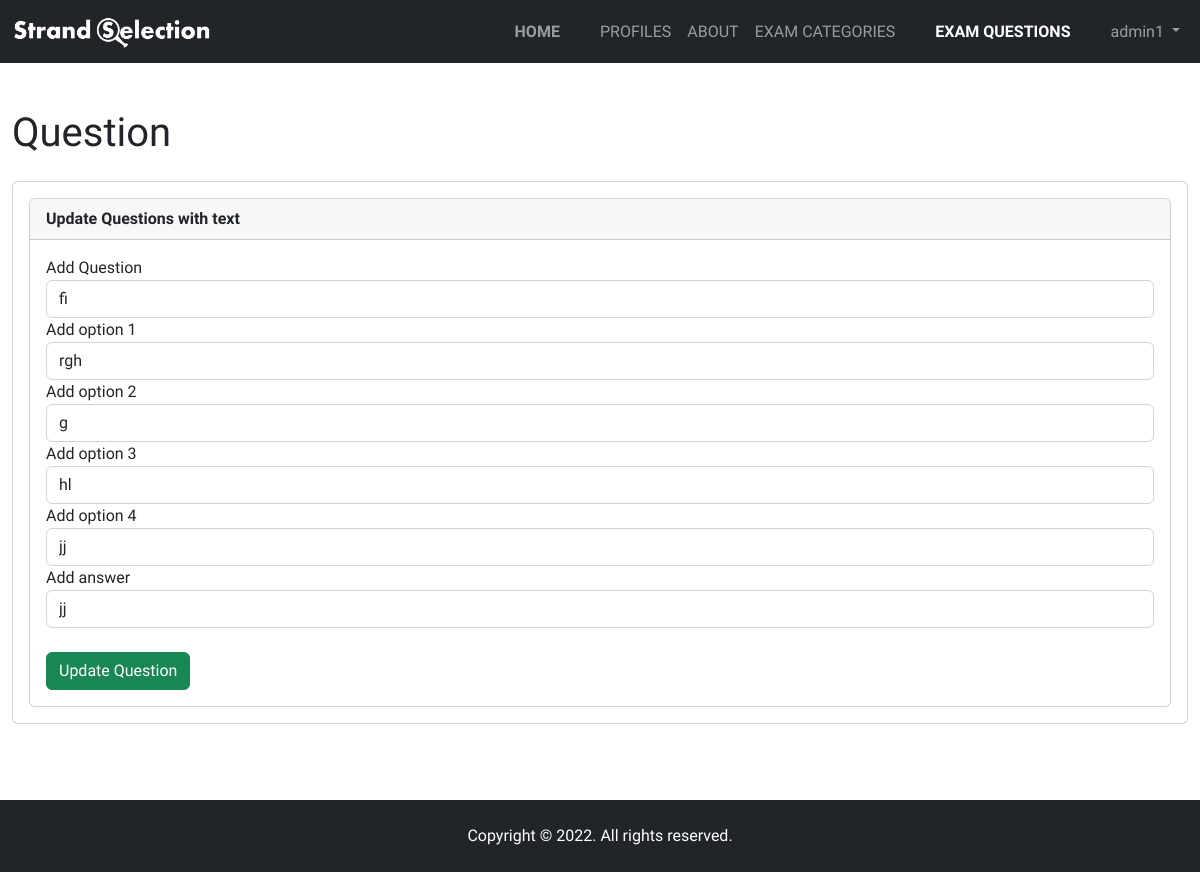
Screenshot of /Admin/edit_option.php?id=1&id1=4 (signed in) with the database file from the repository.
### tables this page shows
CREATE TABLE `questions` (
  `id` int(11) NOT NULL,
  `question_no` varchar(10) NOT NULL,
  `question` varchar(500) NOT NULL,
  `opt1` varchar(100) NOT NULL,
  `opt2` varchar(100) NOT NULL,
  `opt3` varchar(100) NOT NULL,
  `opt4` varchar(100) NOT NULL,
  `answer` varchar(100) NOT NULL,
  `category` varchar(100) NOT NULL
);

### Admin/edit_option.php (the view, shortened to what this page needs)
<!doctype html>
<html lang="en">
<head>
    <link href="https://cdn.jsdelivr.net/npm/bootstrap@5.2.2/dist/css/bootstrap.min.css" rel="stylesheet">
    <link rel="stylesheet" href="custom_css.css">
</head>
<body>
    <nav class="navbar navbar-expand-md fixed-top navbar-dark bg-dark">
        <div class="container-fluid">
            <a class="navbar-brand" href="#">
                <img src="./images/SystemBrandWhiteVer2.png" alt="Logo" width="200" height="34" class="d-inline-block align-text-top">
            </a>
            <div class="collapse navbar-collapse justify-content-end" id="navbarCollapse">
                <ul class="navbar-nav">
                    <li class="nav-item px-4 fw-bold">
                        <a class="nav-link" href="home.php">HOME</a>
                    </li>
                    <li class="nav-item">
                        <a class="nav-link" href="profiles.php">PROFILES</a>
                    </li>
                    <li class="nav-item">
                        <a class="nav-link" href="about.php">ABOUT</a>
                    </li>
                    <li class="nav-item">
                        <a class="nav-link" href="exam_category.php">EXAM CATEGORIES</a>
                    </li>
                    <li class="nav-item px-4 fw-bold">
                        <a class="nav-link active" aria-current="page" href="add_edit_exam_questions.php">EXAM QUESTIONS</a>
                    </li>
					<li class="nav-item dropdown">
						<a class="nav-link dropdown-toggle" href="#" role="button" data-bs-toggle="dropdown" aria-expanded="false">
							<?php echo $_SESSION['admin']; ?>
						</a>
					</li>
                </ul>
            </div>
        </div>
    </nav>
    <section class="d-flex flex-column justify-content-center align-items-center py-5">
        <div class="row" style="width:100%">
            <div class="breadcrumbs">
                <div class="col-sm-4">
                    <div class="page-header float-left">
                        <div class="page-title">
                            <h1>Question</h1>
                        </div>
                    </div>
                </div>
            </div>
            <div class="content mt-3">
                <div class="animated fadeIn">
                    <div class="row">
                        <div class="col-lg-12">
                            <div class="card">
                                <?php
                                $conn = mysqli_connect('localhost', 'root', '', 'dss_db') or die('Unable to connect to database');
                                ?>
                                <?php
                                if (isset($_GET['id'])) {
                                    $user_id = $_GET['id'];
                                    $sql = "SELECT * FROM `questions` WHERE `id`='$user_id'";
                                    $result = $conn->query($sql);
                                    if ($result->num_rows > 0) {
                                        while ($row = $result->fetch_assoc()) {
                                            $question1 = $row['question'];
                                            $opt11 = $row['opt1'];
                                            $opt21 = $row['opt2'];
                                            $opt31 = $row['opt3'];
                                            $opt41 = $row['opt4'];
                                            $answer1 = $row['answer'];
                                        }
                                    }
                                }
                                ?>
                                <form name="form1" action="" method="post">
                                    <div class="card-body">
                                        <div class="col-lg-12">
                                            <div class="card">
                                                <div class="card-header"><strong>Update Questions with text</strong></div>
                                                <div class="card-body card-block">
                                                    <div class="form-group"><label for="company" class=" form-control-label">
                                                            Add Question</label><input type="text" name="question" placeholder="Add question" class="form-control" value="<?php echo $question1; ?>"></div>
                                                    <div class="form-group"><label for="company" class=" form-control-label">
                                                            Add option 1 </label><input type="text" name="opt1" placeholder="Add Option 1" class="form-control" value="<?php echo $opt11; ?>"></div>
                                                    <div class="form-group"><label for="company" class=" form-control-label">
                                                            Add option 2 </label><input type="text" name="opt2" placeholder="Add Option 2" class="form-control" value="<?php echo $opt21; ?>"></div>
                                                    <div class="form-group"><label for="company" class=" form-control-label">
                                                            Add option 3 </label><input type="text" name="opt3" placeholder="Add Option 3" class="form-control" value="<?php echo $opt31; ?>"></div>
                                                    <div class="form-group"><label for="company" class=" form-control-label">
                                                            Add option 4 </label><input type="text" name="opt4" placeholder="Add Option 4" class="form-control" value="<?php echo $opt41; ?>"></div>
                                                    <div class="form-group"><label for="company" class=" form-control-label">
                                                            Add answer </label><input type="text" name="answer" placeholder="Add answer" class="form-control" value="<?php echo $answer1; ?>"></div>
                                                    <br>
                                                    <div class="form-group">
                                                        <input type="submit" name="submit1" value="Update Question" placeholder="" class="btn btn-success">
                                                    </div>
                                                </div>
                                            </div>
                                        </div>
                                </form>
                            </div>
                        </div>
                    </div>
                </div>
            </div>
    </section>
    <footer class="d-flex flex-column flex-md-row text-center justify-content-center py-4 px-4 px-xl-5 bg-dark">
        <div class="text-white mb-3 mb-md-0">
            Copyright © 2022. All rights reserved.
        </div>
    </footer>
</body>
</html>

### Admin/custom_css.css (style rules this page uses)
body, html { height: 100%; font-family: 'Chakra Petch'; }
section { min-height: 100%; }
.py-5 { padding-top: 5rem !important; }

### rows the page displays
questions: question "fi", opt1 "rgh", opt2 "g", opt3 "hl", opt4 "jj", answer "jj"

### other values shown
$_SESSION['admin'] "admin1"
